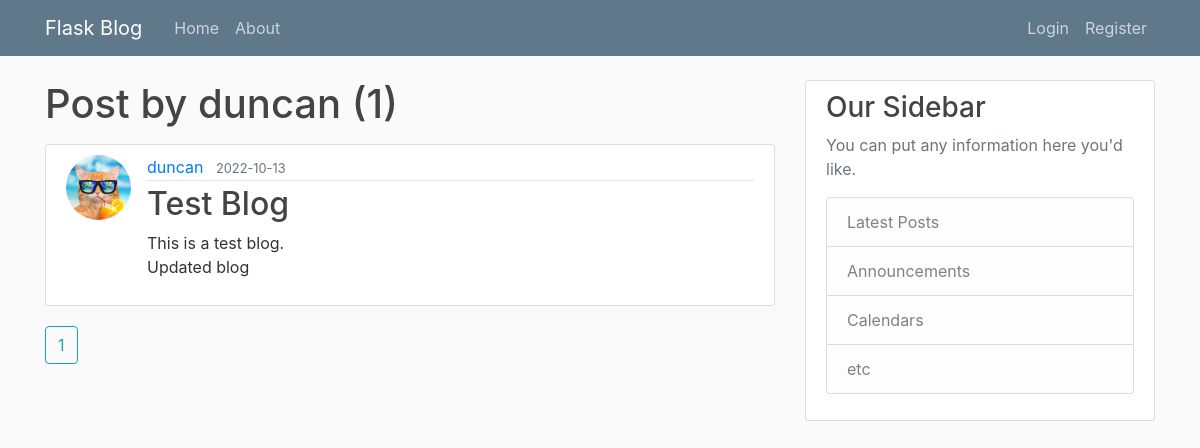
Page /user/duncan on the committed database.
### flaskblog/models.py (models this page shows, shortened)
class User(db.Model, UserMixin):
    id = db.Column(db.Integer, primary_key=True)
    username = db.Column(db.String(12), unique=True, nullable=False)
    email = db.Column(db.String(120), unique=True, nullable=False)
    image_file = db.Column(db.String(20), nullable=False, default='default.jpg')
    password = db.Column(db.String(60), nullable=False)
    posts = db.relationship('Post', backref='author', lazy=True)

class Post(db.Model):
    id = db.Column(db.Integer, primary_key=True)
    title = db.Column(db.String(100), nullable=False)
    date_posted = db.Column(db.DateTime, nullable=False, default=datetime.utcnow)
    content = db.Column(db.Text, nullable=False)
    user_id = db.Column(db.Integer, db.ForeignKey('user.id'), nullable=False)

### flaskblog/users/routes.py (the view)
@users.route("/user/<string:username>")
def user_posts(username):
    page = request.args.get('page', 1, type=int)
    user = User.query.filter_by(username=username).first_or_404()
    posts = Post.query.filter_by(author=user)\
        .order_by(Post.date_posted.desc())\
        .paginate(page=page, per_page=5)
    return render_template('user_posts.html',posts=posts, user=user)

### flaskblog/templates/user_posts.html
{% extends 'base.html' %}
{% block content %}
    <h1 class="mb-3">Post by {{ user.username }} ({{ posts.total }})</h1>
    {% for post in posts.items%}
    <article class="media content-section">
        <img src="{{ url_for('static', filename='profile_pics/' + post.author.image_file) }}" class="rounded-circle article-img">
        <div class="media-body">
            <div class="article-metadata">
                <a class="mr-2" href="{{ url_for('users.user_posts', username=post.author.username) }}">{{ post.author.username }}</a>
                <small class="text-muted">{{ post.date_posted.strftime('%Y-%m-%d') }}</small>
            </div>
            <h2><a class="article-title" href="{{ url_for('posts.post', post_id=post.id) }}">{{ post.title }}</a></h2>
            <p class="article-content">{{ post.content }}</p>
        </div>
    </article>
    {% endfor %}
    {% for page_num in posts.iter_pages(left_edge=1, right_edge=1, left_current=1, right_current=2) %}
        {% if page_num %}
            {% if posts.page == page_num %}
                <a class="btn btn-outline-info mb-4" href="{{ url_for('users.user_posts', username=user.username, page=page_num) }}">{{ page_num }}</a>
            {% else %}
                <a class="btn btn-info mb-4" href="{{ url_for('users.user_posts', username=user.username, page=page_num) }}">{{ page_num }}</a>
            {% endif %}
        {% else %}
            ...
        {% endif %}
    {% endfor %}
{% endblock content %}

### flaskblog/static/style.css (style rules this page uses)
body { background: #fafafa; color: #333333; margin-top: 5rem; }
h1, h2, h3, h4, h5, h6 { color: #444444; }
.content-section { background: #ffffff; padding: 10px 20px; border: 1px solid #dddddd; border-radius: 3px; margin-bottom: 20px; }
.article-title { color: #444444; }
.article-content { white-space: pre-line; }
.article-img { height: 65px; width: 65px; margin-right: 16px; }
.article-metadata { padding-bottom: 1px; margin-bottom: 4px; border-bottom: 1px solid #e3e3e3 }

### rows in the picture
User: username "duncan"
Post: image_file (placeholder picture), author.username "duncan", date_posted "2022-10-13", title "Test Blog", content "This is a test blog. Updated blog"

### other values in the picture
{{ posts.total }} "1"
{{ page_num }} "1"
